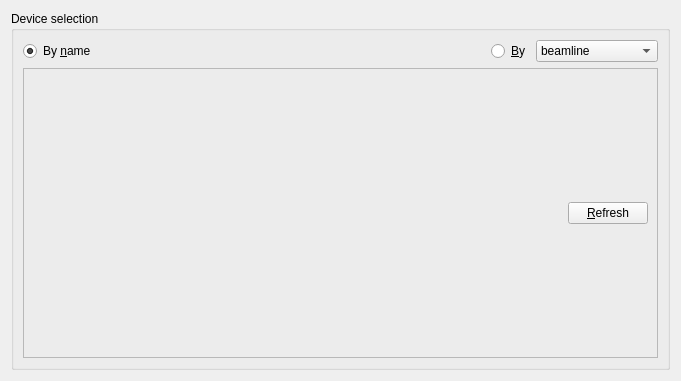
<?xml version="1.0" encoding="UTF-8"?>
<ui version="4.0">
 <class>Form</class>
 <widget class="QWidget" name="Form">
  <property name="geometry">
   <rect>
    <x>0</x>
    <y>0</y>
    <width>681</width>
    <height>381</height>
   </rect>
  </property>
  <property name="windowTitle">
   <string>Form</string>
  </property>
  <layout class="QHBoxLayout" name="horizontalLayout_2">
   <item>
    <widget class="QGroupBox" name="device_selection_group">
     <property name="title">
      <string>Device selection</string>
     </property>
     <layout class="QVBoxLayout" name="verticalLayout">
      <item>
       <layout class="QHBoxLayout" name="layout_by_name">
        <property name="sizeConstraint">
         <enum>QLayout::SetDefaultConstraint</enum>
        </property>
        <item>
         <widget class="QRadioButton" name="radio_by_name">
          <property name="text">
           <string>By &amp;name</string>
          </property>
          <property name="checked">
           <bool>true</bool>
          </property>
         </widget>
        </item>
        <item>
         <spacer name="device_selection_spacer">
          <property name="orientation">
           <enum>Qt::Horizontal</enum>
          </property>
          <property name="sizeHint" stdset="0">
           <size>
            <width>40</width>
            <height>20</height>
           </size>
          </property>
         </spacer>
        </item>
        <item>
         <widget class="QRadioButton" name="radio_by_category">
          <property name="text">
           <string>&amp;By</string>
          </property>
         </widget>
        </item>
        <item>
         <widget class="QComboBox" name="combo_by_category">
          <item>
           <property name="text">
            <string>beamline</string>
           </property>
          </item>
          <item>
           <property name="text">
            <string>device_class</string>
           </property>
          </item>
          <item>
           <property name="text">
            <string>functional_group</string>
           </property>
          </item>
          <item>
           <property name="text">
            <string>location_group</string>
           </property>
          </item>
          <item>
           <property name="text">
            <string>stand</string>
           </property>
          </item>
          <item>
           <property name="text">
            <string>prefix</string>
           </property>
          </item>
         </widget>
        </item>
       </layout>
      </item>
      <item>
       <widget class="QFrame" name="list_or_tree_frame">
        <property name="sizePolicy">
         <sizepolicy hsizetype="Preferred" vsizetype="MinimumExpanding">
          <horstretch>0</horstretch>
          <verstretch>0</verstretch>
         </sizepolicy>
        </property>
        <property name="frameShape">
         <enum>QFrame::StyledPanel</enum>
        </property>
        <property name="frameShadow">
         <enum>QFrame::Raised</enum>
        </property>
        <layout class="QVBoxLayout" name="verticalLayout_2">
         <item alignment="Qt::AlignRight">
          <widget class="QPushButton" name="button_refresh">
           <property name="minimumSize">
            <size>
             <width>0</width>
             <height>0</height>
            </size>
           </property>
           <property name="maximumSize">
            <size>
             <width>100</width>
             <height>16777215</height>
            </size>
           </property>
           <property name="text">
            <string>&amp;Refresh</string>
           </property>
          </widget>
         </item>
        </layout>
       </widget>
      </item>
     </layout>
    </widget>
   </item>
  </layout>
 </widget>
 <resources/>
 <connections/>
</ui>
